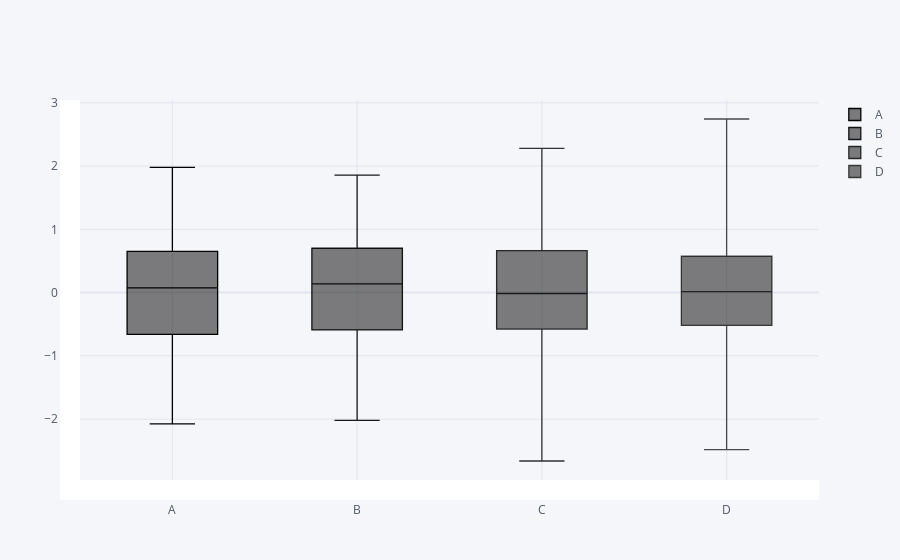

Write notebook code for a chart like this one.
### Code cell
df.iplot(kind='box',color='black',size=20,linewidth=20)
